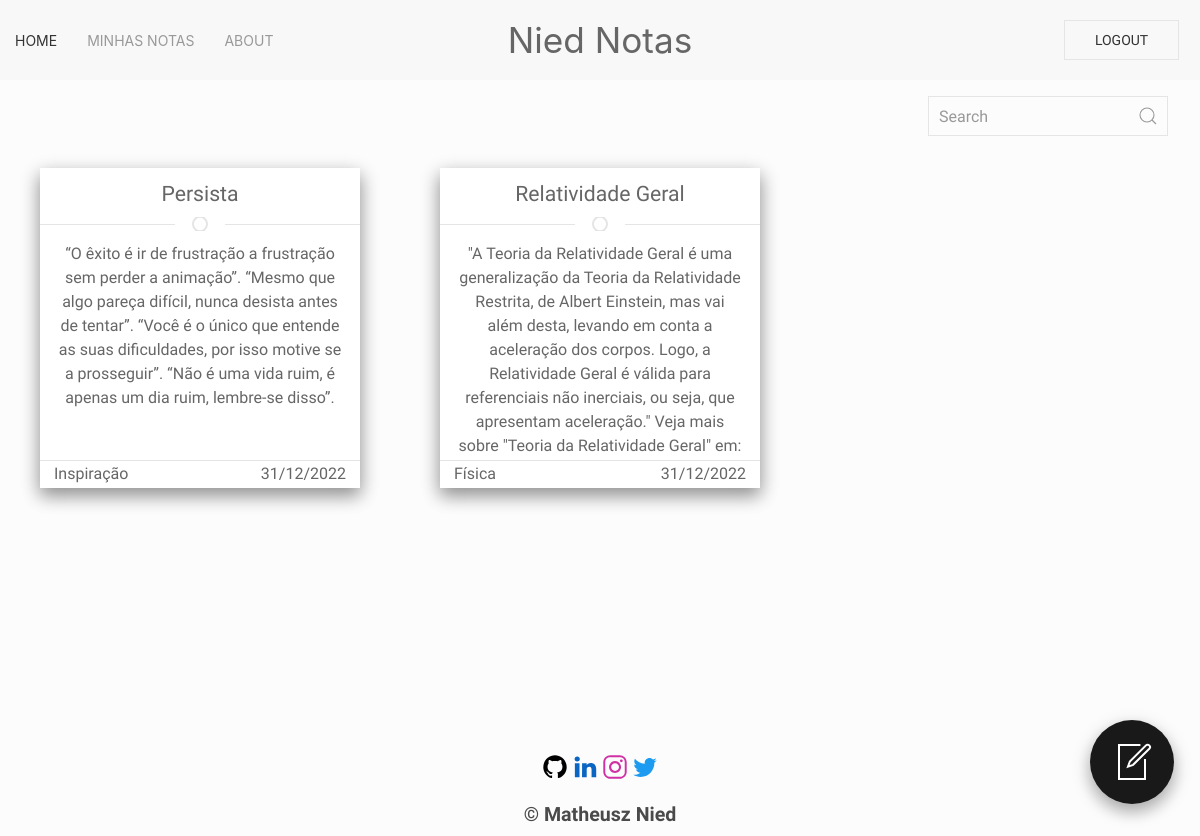
The page /dashboard (signed in) on the database its author committed.
### notas/models.py (models this page shows)
class Nota(models.Model):
    user = models.ForeignKey(User, on_delete=models.CASCADE, null=True)
    nome_nota = models.CharField(max_length=200)
    category = models.CharField(max_length=200)
    content = models.TextField()
    created_at = models.DateTimeField(default=datetime.now, blank=True)

### users/views.py (the view)
# urls.py: path('dashboard', views.dashboard, name='dashboard'),
def dashboard(request):
    if request.user.is_authenticated:
        id = request.user.id
        notas = Nota.objects.order_by('-created_at').filter(user=id)
        for nota in notas:
            nota.created_at = nota.created_at.strftime("%d/%m/%Y")
        print(notas)
        dados = {
            'notas': notas
        }
        return render(request, 'index.html', dados)
    else:
        return redirect('login')

### templates/index.html (shortened to what this page needs)
{% extends 'base.html' %}
{% load static %}
{% block content %}
{% include 'partials/navbar.html' %}
<main>
    <div class="input-search">
        <form action="{% url 'buscar' %}" class="uk-search uk-search-default">
            <input class="uk-search-input" type="search" name="search" placeholder="Search">
            <button type="submit" class="uk-search-icon-flip" uk-search-icon></button>
        </form>
    </div>
        {% if notas %}
        <div class="container-cards">
        {% for nota in notas %}
        <a href="#i{{ nota.id }}" style="text-decoration:none" uk-toggle>
            <div class="uk-card uk-card-default uk-height-1-1 casca-card">
                <div class="nota">
                    <div class="header-nota">
                        {{nota.nome_nota}}
                    </div>
                    <hr class="uk-divider-icon divider">
                    <div class="content-nota">
                        <p class="text-content-nota">
                            {{nota.content}}
                        </p>
                    </div>
                    <hr class="divider" />
                    <div class="footer-nota">
                        <span>{{nota.category}}</span>
                        <span>{{nota.created_at}}</span>
                    </div>
                </div>
            </div>
        </a>
        {% endfor %}
    </div>
        {% else %}
        <div class="sem-notas">
            <h2 class="text-sem-notas"><i>Notas não encontradas</i></h2>
        </div>
        {% endif %}
    <button class="uk-button uk-button-default uk-margin-small-right container-float-button" type="button"
        uk-toggle="target: #create-nota">
        <a href="" class="add-nota float-button" uk-icon="icon: file-edit; ratio: 2"></a>
    </button>
</main>
{% include 'partials/footer.html' %}
{% endblock %}

### niednotas/static/styles/index.css (style rules this page uses)
body { background-color: rgb(252, 252, 252); }
.input-search { display: flex; justify-content: flex-end; padding-right: 2rem; padding-top: 1rem; }
main { min-height: 82vh; }
.container-cards { display: grid; grid-template-columns: 1fr 1fr 1fr 1fr; justify-items: center; padding-bottom: 2rem; }
@media screen and (max-width: 1540px) { .container-cards { grid-template-columns: 1fr 1fr 1fr ; } }
.container-float-button { position: fixed; right:1rem; bottom:2rem; cursor: pointer; width: 3rem; height: 3rem; border: none; }
.float-button { background-color: #1a1919; color: rgb(255, 255, 255); position: absolute; width: 5.25rem; height: 5.25rem; border-radius: 3rem; box-shadow: 0 8px 16px 0 rgba(0,0,0,0.2), 0 6px 20px 0 rgba(0,0,0,0.19); border: none; display: flex; align-items: center; justify-content: center; right: 0; bottom: 0; z-index: 20; }
.add-nota { font-weight: 700; }
.casca-card { height: 20rem; width: 20rem; box-shadow: 0 8px 16px 0 rgba(0,0,0,0.3), 0 6px 20px 0 rgba(0,0,0,0.19); margin-top: 2rem; overflow:hidden; }
.nota { height: 100%; width: 100%; display: flex; flex-direction: column; justify-content: space-between; }
.header-nota { font-size:1.325rem; padding-top:0.6rem; height: 3rem; display: flex; align-items: center; justify-content: center; }
.content-nota { padding-top: 0.675rem; height: 100%; overflow:hidden; }
.text-content-nota { margin-left: 1rem; margin-right: 1rem; text-align: center; }
.divider { margin: 0; margin-top: 0.5rem; }
.footer-nota { height: 2rem; display: flex; justify-content: space-between; padding: 0.1rem 0.875rem 0.1rem 0.875rem; }

### rows shown on the page
Nota: nome_nota "Persista", content "“O êxito é ir de frustração a frustração sem perder a animação”. “Mesmo que algo pareça difícil, nunca desista antes de tentar”. “Você é o único que entende as suas dificuldades, por isso motive se a prosseguir”. “Não é uma vida ruim, é apenas um dia ruim, lembre-se disso”.", category "Inspiração", created_at "31/12/2022"
Nota: nome_nota "Relatividade Geral", content "\"A Teoria da Relatividade Geral é uma generalização da Teoria da Relatividade Restrita, de Albert Einstein, mas vai além desta, levando em conta a aceleração dos corpos. Logo, a Relatividade Geral é válida para referenciais não inerciais, ou seja, que apresentam aceleração.\" Veja mais sobre \"Teoria da Relatividade Geral\" em:…", category "Física", created_at "31/12/2022"
